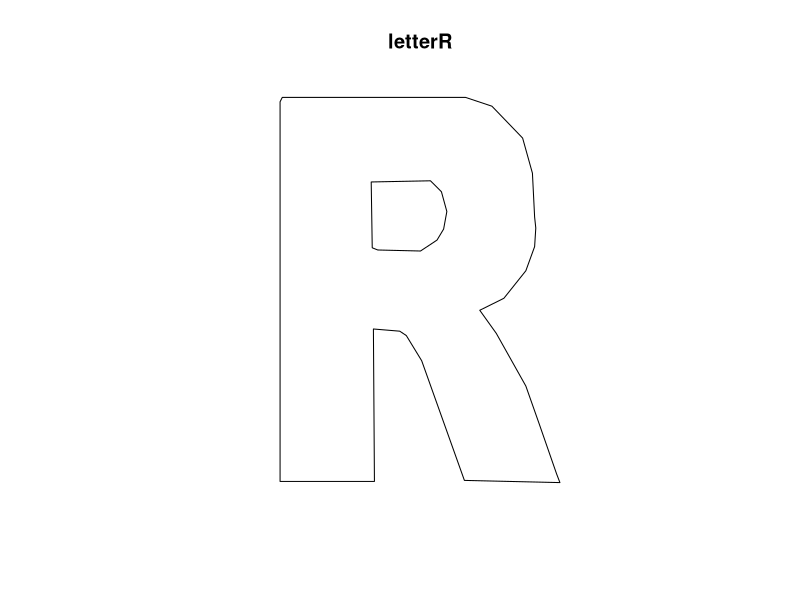

The R script that drew this image: (Note: this script raises an error after producing the figure.)
library(spatstat)


### Name: scalardilate
### Title: Apply Scalar Dilation
### Aliases: scalardilate scalardilate.im scalardilate.owin
###   scalardilate.ppp scalardilate.psp scalardilate.default
### Keywords: spatial math

### ** Examples

plot(letterR)
plot(scalardilate(letterR, 0.7, origin="bot"), col="red", add=TRUE)
